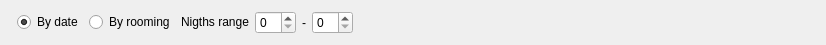
<?xml version="1.0" encoding="UTF-8"?>
<ui version="4.0">
 <class>FLengthOfStay</class>
 <widget class="QWidget" name="FLengthOfStay">
  <property name="geometry">
   <rect>
    <x>0</x>
    <y>0</y>
    <width>826</width>
    <height>41</height>
   </rect>
  </property>
  <property name="windowTitle">
   <string>Form</string>
  </property>
  <layout class="QHBoxLayout" name="horizontalLayout">
   <item>
    <widget class="WDate2" name="wd" native="true"/>
   </item>
   <item>
    <widget class="QRadioButton" name="rbDates">
     <property name="focusPolicy">
      <enum>Qt::ClickFocus</enum>
     </property>
     <property name="text">
      <string>By date</string>
     </property>
     <property name="checked">
      <bool>true</bool>
     </property>
    </widget>
   </item>
   <item>
    <widget class="QRadioButton" name="rbRooming">
     <property name="focusPolicy">
      <enum>Qt::ClickFocus</enum>
     </property>
     <property name="text">
      <string>By rooming</string>
     </property>
    </widget>
   </item>
   <item>
    <widget class="QLabel" name="label">
     <property name="focusPolicy">
      <enum>Qt::ClickFocus</enum>
     </property>
     <property name="text">
      <string>Nigths range</string>
     </property>
    </widget>
   </item>
   <item>
    <widget class="QSpinBox" name="sp1">
     <property name="focusPolicy">
      <enum>Qt::ClickFocus</enum>
     </property>
    </widget>
   </item>
   <item>
    <widget class="QLabel" name="label_2">
     <property name="text">
      <string>-</string>
     </property>
    </widget>
   </item>
   <item>
    <widget class="QSpinBox" name="sp2">
     <property name="focusPolicy">
      <enum>Qt::ClickFocus</enum>
     </property>
    </widget>
   </item>
   <item>
    <spacer name="horizontalSpacer">
     <property name="orientation">
      <enum>Qt::Horizontal</enum>
     </property>
     <property name="sizeHint" stdset="0">
      <size>
       <width>478</width>
       <height>20</height>
      </size>
     </property>
    </spacer>
   </item>
  </layout>
 </widget>
 <customwidgets>
  <customwidget>
   <class>WDate2</class>
   <extends>QWidget</extends>
   <header location="global">wdate2.h</header>
   <container>1</container>
  </customwidget>
 </customwidgets>
 <resources/>
 <connections/>
</ui>
